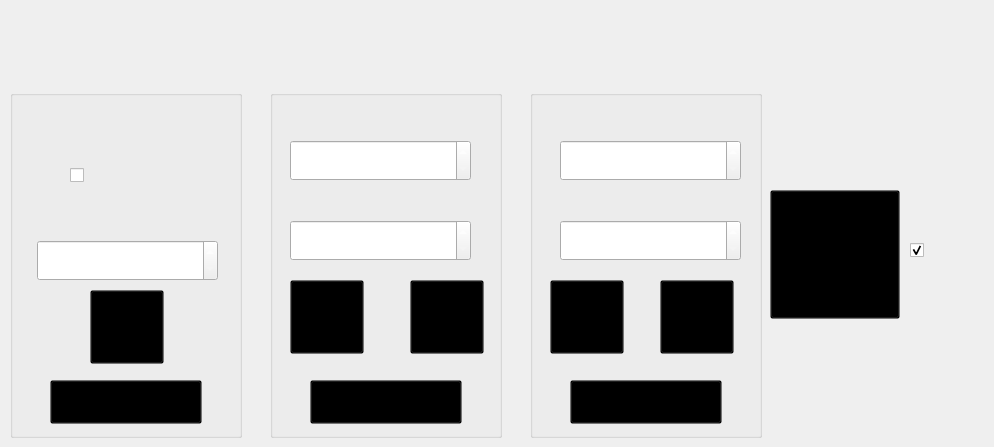
        <widget class="QWidget" name="MachineSettingPage">
         <widget class="QLabel" name="label_27">
          <property name="geometry">
           <rect>
            <x>300</x>
            <y>80</y>
            <width>165</width>
            <height>16</height>
           </rect>
          </property>
          <property name="styleSheet">
           <string notr="true">image: url(:/Tivanex - App Ui - Preform/Tivanex - App Ui 04 - Page 2-1/Feed Jack.svg);</string>
          </property>
          <property name="text">
           <string/>
          </property>
         </widget>
         <widget class="QLabel" name="label_29">
          <property name="geometry">
           <rect>
            <x>770</x>
            <y>120</y>
            <width>62</width>
            <height>285</height>
           </rect>
          </property>
          <property name="styleSheet">
           <string notr="true">image: url(:/Tivanex - App Ui - Preform/Tivanex - App Ui 04 - Page 2-1/Rectangle 333.svg);</string>
          </property>
          <property name="text">
           <string/>
          </property>
         </widget>
         <widget class="QPushButton" name="SCT_Machine_parameter_keyboard_PB">
          <property name="geometry">
           <rect>
            <x>770</x>
            <y>190</y>
            <width>130</width>
            <height>129</height>
           </rect>
          </property>
          <property name="styleSheet">
           <string notr="true">image: url(:/Tivanex - App Ui - Preform/Tivanex - App Ui 04 - Page 2-1/Group 396.svg);
background-color: transparent;</string>
          </property>
          <property name="text">
           <string/>
          </property>
         </widget>
         <widget class="QGroupBox" name="SMT_RJ_GB">
          <property name="geometry">
           <rect>
            <x>530</x>
            <y>90</y>
            <width>232</width>
            <height>348</height>
           </rect>
          </property>
          <property name="styleSheet">
           <string notr="true">#SMT_RJ_GB{border-image: url(:/Tivanex - App Ui - Preform/Tivanex - App Ui 04 - Page 2-1/Rectangle 194.svg);}</string>
          </property>
          <property name="title">
           <string/>
          </property>
          <widget class="QSpinBox" name="SMT_RJ_Delay_SB_3">
           <property name="geometry">
            <rect>
             <x>30</x>
             <y>50</y>
             <width>181</width>
             <height>41</height>
            </rect>
           </property>
           <property name="font">
            <font>
             <pointsize>20</pointsize>
            </font>
           </property>
           <property name="styleSheet">
            <string notr="true">QSpinBox::down-button {
        border-image: url(:/Tivanex - App Ui - Preform/Tivanex - App Ui 04 - Page 2-1/Up-1.svg);
    subcontrol-position:  center right;
    width: 43px;
    height: 42px;
}
QSpinBox::up-button {
        border-image: url(:/Tivanex - App Ui - Preform/Tivanex - App Ui 04 - Page 2-1/Up-2.svg);
    subcontrol-position: center left;
    width: 43px;
    height: 42px;

}

QSpinBox{
        border-image: url(:/Tivanex - App Ui - Preform/Bg/Bg.png);
	color: rgb(255, 255, 255);
}</string>
           </property>
           <property name="alignment">
            <set>Qt::AlignmentFlag::AlignCenter</set>
           </property>
          </widget>
          <widget class="QSpinBox" name="SMT_RJ_Time_SB_3">
           <property name="geometry">
            <rect>
             <x>30</x>
             <y>130</y>
             <width>181</width>
             <height>41</height>
            </rect>
           </property>
           <property name="font">
            <font>
             <pointsize>20</pointsize>
            </font>
           </property>
           <property name="styleSheet">
            <string notr="true">QSpinBox::down-button {
        border-image: url(:/Tivanex - App Ui - Preform/Tivanex - App Ui 04 - Page 2-1/Up-1.svg);
    subcontrol-position:  center right;
    width: 43px;
    height: 42px;
}
QSpinBox::up-button {
        border-image: url(:/Tivanex - App Ui - Preform/Tivanex - App Ui 04 - Page 2-1/Up-2.svg);
    subcontrol-position: center left;
    width: 43px;
    height: 42px;

}

QSpinBox{
        border-image: url(:/Tivanex - App Ui - Preform/Bg/Bg.png);
	color: rgb(255, 255, 255);
}</string>
           </property>
           <property name="alignment">
            <set>Qt::AlignmentFlag::AlignCenter</set>
           </property>
          </widget>
          <widget class="QPushButton" name="SMT_RJ_StartStop_PB_3">
           <property name="geometry">
            <rect>
             <x>20</x>
             <y>190</y>
             <width>74</width>
             <height>74</height>
            </rect>
           </property>
           <property name="styleSheet">
            <string notr="true">image: url(:/Tivanex - App Ui - Preform/Tivanex - App Ui 04 - Page 2-1/Group 219-1.svg);background-color: transparent;</string>
           </property>
           <property name="text">
            <string/>
           </property>
          </widget>
          <widget class="QPushButton" name="SMT_RJ_JogOnOff_PB_3">
           <property name="geometry">
            <rect>
             <x>130</x>
             <y>190</y>
             <width>74</width>
             <height>74</height>
            </rect>
           </property>
           <property name="styleSheet">
            <string notr="true">QPushButton:pressed{
image: url(:/Tivanex - App Ui - Preform/Tivanex - App Ui 04 - Page 2-1/Group 395.svg);
}
QPushButton{
image: url(:/Tivanex - App Ui - Preform/Tivanex - App Ui 04 - Page 2-1/Group 222.svg);background-color: transparent;
}</string>
           </property>
           <property name="text">
            <string/>
           </property>
          </widget>
          <widget class="QPushButton" name="SMT_SWS_RJ_Set_PB_3">
           <property name="geometry">
            <rect>
             <x>40</x>
             <y>290</y>
             <width>152</width>
             <height>44</height>
            </rect>
           </property>
           <property name="styleSheet">
            <string notr="true">image: url(:/Tivanex - App Ui - Preform/Tivanex - App Ui 04 - Page 2-4/Group 420.svg);background-color: transparent;</string>
           </property>
           <property name="text">
            <string/>
           </property>
          </widget>
          <widget class="QLabel" name="label_55">
           <property name="geometry">
            <rect>
             <x>80</x>
             <y>40</y>
             <width>72</width>
             <height>20</height>
            </rect>
           </property>
           <property name="styleSheet">
            <string notr="true">image: url(:/Tivanex - App Ui - Preform/Tivanex - App Ui 04 - Page 2-1/Delay.svg);</string>
           </property>
           <property name="text">
            <string/>
           </property>
          </widget>
          <widget class="QLabel" name="label_56">
           <property name="geometry">
            <rect>
             <x>80</x>
             <y>120</y>
             <width>72</width>
             <height>16</height>
            </rect>
           </property>
           <property name="styleSheet">
            <string notr="true">image: url(:/Tivanex - App Ui - Preform/Tivanex - App Ui 04 - Page 2-1/Time.svg);</string>
           </property>
           <property name="text">
            <string/>
           </property>
          </widget>
         </widget>
         <widget class="QLabel" name="label_61">
          <property name="geometry">
           <rect>
            <x>560</x>
            <y>80</y>
            <width>165</width>
            <height>16</height>
           </rect>
          </property>
          <property name="styleSheet">
           <string notr="true">image: url(:/Tivanex - App Ui - Preform/Tivanex - App Ui 04 - Page 2-1/Reject Jack.svg);</string>
          </property>
          <property name="text">
           <string/>
          </property>
         </widget>
         <widget class="QLabel" name="label_62">
          <property name="geometry">
           <rect>
            <x>40</x>
            <y>78</y>
            <width>165</width>
            <height>16</height>
           </rect>
          </property>
          <property name="styleSheet">
           <string notr="true">image: url(:/Tivanex - App Ui - Preform/Tivanex - App Ui 04 - Page 2-1/Star wheel setting.svg);</string>
          </property>
          <property name="text">
           <string/>
          </property>
         </widget>
         <widget class="QGroupBox" name="SMT_FJ_GB">
          <property name="geometry">
           <rect>
            <x>270</x>
            <y>90</y>
            <width>232</width>
            <height>348</height>
           </rect>
          </property>
          <property name="styleSheet">
           <string notr="true">#SMT_FJ_GB{border-image: url(:/Tivanex - App Ui - Preform/Tivanex - App Ui 04 - Page 2-1/Rectangle 194.svg);}</string>
          </property>
          <property name="title">
           <string/>
          </property>
          <widget class="QSpinBox" name="SMT_FJ_Delay_SB_3">
           <property name="geometry">
            <rect>
             <x>20</x>
             <y>50</y>
             <width>181</width>
             <height>41</height>
            </rect>
           </property>
           <property name="font">
            <font>
             <pointsize>20</pointsize>
            </font>
           </property>
           <property name="styleSheet">
            <string notr="true">QSpinBox::down-button {
        border-image: url(:/Tivanex - App Ui - Preform/Tivanex - App Ui 04 - Page 2-1/Up-1.svg);
    subcontrol-position:  center right;
    width: 43px;
    height: 42px;
}
QSpinBox::up-button {
        border-image: url(:/Tivanex - App Ui - Preform/Tivanex - App Ui 04 - Page 2-1/Up-2.svg);
    subcontrol-position: center left;
    width: 43px;
    height: 42px;

}

QSpinBox{
        border-image: url(:/Tivanex - App Ui - Preform/Bg/Bg.png);
	color: rgb(255, 255, 255);
}</string>
           </property>
           <property name="alignment">
            <set>Qt::AlignmentFlag::AlignCenter</set>
           </property>
          </widget>
          <widget class="QSpinBox" name="SMT_FJ_Time_SB_3">
           <property name="geometry">
            <rect>
             <x>20</x>
             <y>130</y>
             <width>181</width>
             <height>41</height>
            </rect>
           </property>
           <property name="font">
            <font>
             <pointsize>20</pointsize>
            </font>
           </property>
           <property name="styleSheet">
            <string notr="true">QSpinBox{
        border-image: url(:/Tivanex - App Ui - Preform/Bg/Bg.png);
	color: rgb(255, 255, 255);
}

QSpinBox::down-button {
        border-image: url(:/Tivanex - App Ui - Preform/Tivanex - App Ui 04 - Page 2-1/Up-1.svg);
    subcontrol-position:  center right;
    width: 43px;
    height: 42px;
}
QSpinBox::up-button {
        border-image: url(:/Tivanex - App Ui - Preform/Tivanex - App Ui 04 - Page 2-1/Up-2.svg);
    subcontrol-position: center left;
    width: 43px;
    height: 42px;

}
</string>
           </property>
           <property name="alignment">
            <set>Qt::AlignmentFlag::AlignCenter</set>
           </property>
          </widget>
          <widget class="QPushButton" name="SMT_FJ_StartStop_PB_3">
           <property name="geometry">
            <rect>
             <x>20</x>
             <y>190</y>
             <width>74</width>
             <height>74</height>
            </rect>
           </property>
           <property name="styleSheet">
            <string notr="true">image: url(:/Tivanex - App Ui - Preform/Tivanex - App Ui 04 - Page 2-1/Group 219-1.svg);background-color: transparent;</string>
           </property>
           <property name="text">
            <string/>
           </property>
          </widget>
          <widget class="QPushButton" name="SMT_FJ_JogOnOff_PB_3">
           <property name="geometry">
            <rect>
             <x>140</x>
             <y>190</y>
             <width>74</width>
             <height>74</height>
            </rect>
           </property>
           <property name="styleSheet">
            <string notr="true">QPushButton:pressed{
image: url(:/Tivanex - App Ui - Preform/Tivanex - App Ui 04 - Page 2-1/Group 395.svg);
}
QPushButton{
image: url(:/Tivanex - App Ui - Preform/Tivanex - App Ui 04 - Page 2-1/Group 222.svg);background-color: transparent;
}</string>
           </property>
           <property name="text">
            <string/>
           </property>
          </widget>
          <widget class="QLabel" name="label_63">
           <property name="geometry">
            <rect>
             <x>70</x>
             <y>40</y>
             <width>72</width>
             <height>20</height>
            </rect>
           </property>
           <property name="styleSheet">
            <string notr="true">image: url(:/Tivanex - App Ui - Preform/Tivanex - App Ui 04 - Page 2-1/Delay.svg);</string>
           </property>
           <property name="text">
            <string/>
           </property>
          </widget>
          <widget class="QLabel" name="label_64">
           <property name="geometry">
            <rect>
             <x>70</x>
             <y>120</y>
             <width>71</width>
             <height>16</height>
            </rect>
           </property>
           <property name="styleSheet">
            <string notr="true">image: url(:/Tivanex - App Ui - Preform/Tivanex - App Ui 04 - Page 2-1/Time.svg);</string>
           </property>
           <property name="text">
            <string/>
           </property>
          </widget>
          <widget class="QPushButton" name="SMT_SWS_FJ_Set_PB_3">
           <property name="geometry">
            <rect>
             <x>40</x>
             <y>290</y>
             <width>152</width>
             <height>44</height>
            </rect>
           </property>
           <property name="styleSheet">
            <string notr="true">image: url(:/Tivanex - App Ui - Preform/Tivanex - App Ui 04 - Page 2-4/Group 420.svg);background-color: transparent;</string>
           </property>
           <property name="text">
            <string/>
           </property>
          </widget>
         </widget>
         <widget class="QGroupBox" name="SMT_SWS_GB">
          <property name="geometry">
           <rect>
            <x>10</x>
            <y>90</y>
            <width>232</width>
            <height>348</height>
           </rect>
          </property>
          <property name="styleSheet">
           <string notr="true">#SMT_SWS_GB{
        border-image: url(:/Tivanex - App Ui - Preform/Tivanex - App Ui 04 - Page 2-1/Rectangle 194.svg);
}</string>
          </property>
          <property name="title">
           <string/>
          </property>
          <widget class="QCheckBox" name="SMT_SWS_MotorDirection_CHB_3">
           <property name="geometry">
            <rect>
             <x>60</x>
             <y>50</y>
             <width>121</width>
             <height>71</height>
            </rect>
           </property>
           <property name="styleSheet">
            <string notr="true">QCheckBox::indicator:unchecked {
        border-image: url(:/Tivanex - App Ui - Preform/Tivanex - App Ui 04 - Page 2-3/Tivanex - App Ui 04 - Page 2-3/Group 368-1.svg);
}
QCheckBox::indicator:checked {
        border-image: url(:/Tivanex - App Ui - Preform/Tivanex - App Ui 04 - Page 2-3/Tivanex - App Ui 04 - Page 2-3/Group 367.svg);
}
QCheckBox::indicator{
width : 112px;
height : 57 px;
}
background-color: transparent;</string>
           </property>
           <property name="text">
            <string/>
           </property>
          </widget>
          <widget class="QPushButton" name="SMT_SWS_MotorStartStop_PB_3">
           <property name="geometry">
            <rect>
             <x>80</x>
             <y>200</y>
             <width>74</width>
             <height>74</height>
            </rect>
           </property>
           <property name="styleSheet">
            <string notr="true">
image: url(:/Tivanex - App Ui - Preform/Tivanex - App Ui 04 - Page 2-1/Group 219-1.svg);
background-color: transparent;
</string>
           </property>
           <property name="text">
            <string/>
           </property>
          </widget>
          <widget class="QLabel" name="label_65">
           <property name="geometry">
            <rect>
             <x>90</x>
             <y>130</y>
             <width>56</width>
             <height>18</height>
            </rect>
           </property>
           <property name="styleSheet">
            <string notr="true">image: url(:/Tivanex - App Ui - Preform/Tivanex - App Ui 04 - Page 2-1/Speed.svg);</string>
           </property>
           <property name="text">
            <string/>
           </property>
          </widget>
          <widget class="QSpinBox" name="SMT_SWS_MotorSpeed_SP_3">
           <property name="geometry">
            <rect>
             <x>27</x>
             <y>150</y>
             <width>181</width>
             <height>41</height>
            </rect>
           </property>
           <property name="font">
            <font>
             <family>Segoe MDL2 Assets</family>
             <pointsize>20</pointsize>
            </font>
           </property>
           <property name="styleSheet">
            <string notr="true">QSpinBox::down-button {
        border-image: url(:/Tivanex - App Ui - Preform/Tivanex - App Ui 04 - Page 2-1/Up-1.svg);
    subcontrol-position:  center right;
    width: 43px;
    height: 42px;
}
QSpinBox::up-button {
        border-image: url(:/Tivanex - App Ui - Preform/Tivanex - App Ui 04 - Page 2-1/Up-2.svg);
    subcontrol-position: center left;
    width: 43px;
    height: 42px;

}

QSpinBox{
        border-image: url(:/Tivanex - App Ui - Preform/Bg/Bg.png);
	color: rgb(255, 255, 255);
}</string>
           </property>
           <property name="alignment">
            <set>Qt::AlignmentFlag::AlignCenter</set>
           </property>
           <property name="maximum">
            <number>10000</number>
           </property>
          </widget>
          <widget class="QPushButton" name="SMT_SWS_Motor_Set_PB_3">
           <property name="geometry">
            <rect>
             <x>40</x>
             <y>290</y>
             <width>152</width>
             <height>44</height>
            </rect>
           </property>
           <property name="styleSheet">
            <string notr="true">image: url(:/Tivanex - App Ui - Preform/Tivanex - App Ui 04 - Page 2-4/Group 420.svg);background-color: transparent;</string>
           </property>
           <property name="text">
            <string/>
           </property>
          </widget>
          <widget class="QLabel" name="label_66">
           <property name="geometry">
            <rect>
             <x>80</x>
             <y>30</y>
             <width>70</width>
             <height>14</height>
            </rect>
           </property>
           <property name="styleSheet">
            <string notr="true">image: url(:/Tivanex - App Ui - Preform/Tivanex - App Ui 04 - Page 1-3/Reverse out round.svg);</string>
           </property>
           <property name="text">
            <string/>
           </property>
          </widget>
          <zorder>SMT_SWS_MotorDirection_CHB_3</zorder>
          <zorder>label_65</zorder>
          <zorder>SMT_SWS_MotorSpeed_SP_3</zorder>
          <zorder>SMT_SWS_Motor_Set_PB_3</zorder>
          <zorder>label_66</zorder>
          <zorder>SMT_SWS_MotorStartStop_PB_3</zorder>
         </widget>
         <widget class="QCheckBox" name="plcconnection_CHB">
          <property name="geometry">
           <rect>
            <x>910</x>
            <y>170</y>
            <width>51</width>
            <height>161</height>
           </rect>
          </property>
          <property name="styleSheet">
           <string notr="true">
QCheckBox::indicator:unchecked {
        image: url(:/Tivanex - App Ui - Preform/PLC Connection/Group 487.svg);
}
QCheckBox::indicator:checked {
        image: url(:/Tivanex - App Ui - Preform/PLC Connection/Group 479.svg);
}
QCheckBox::indicator{
width : 44px;
height : 146 px;
}
background-color: transparent;</string>
          </property>
          <property name="text">
           <string/>
          </property>
          <property name="checked">
           <bool>true</bool>
          </property>
         </widget>
         <widget class="QLabel" name="label_26">
          <property name="geometry">
           <rect>
            <x>930</x>
            <y>100</y>
            <width>55</width>
            <height>298</height>
           </rect>
          </property>
          <property name="styleSheet">
           <string notr="true">image: url(:/Tivanex - App Ui - Preform/PLC Connection/Group 482.svg);</string>
          </property>
          <property name="text">
           <string/>
          </property>
         </widget>
         <zorder>label_27</zorder>
         <zorder>label_29</zorder>
         <zorder>SCT_Machine_parameter_keyboard_PB</zorder>
         <zorder>SMT_RJ_GB</zorder>
         <zorder>label_61</zorder>
         <zorder>label_62</zorder>
         <zorder>SMT_FJ_GB</zorder>
         <zorder>SMT_SWS_GB</zorder>
         <zorder>label_26</zorder>
         <zorder>plcconnection_CHB</zorder>
        </widget>
